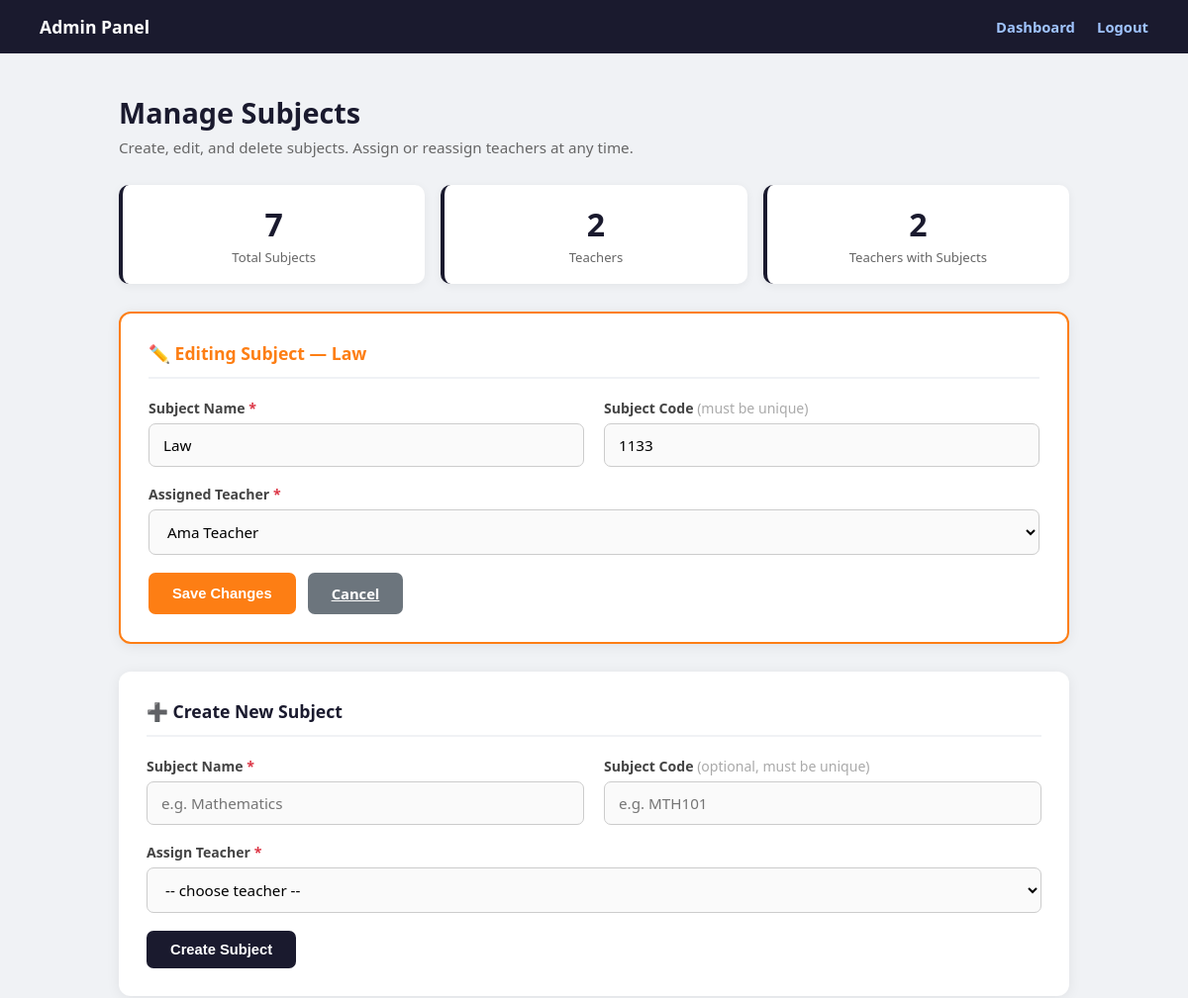
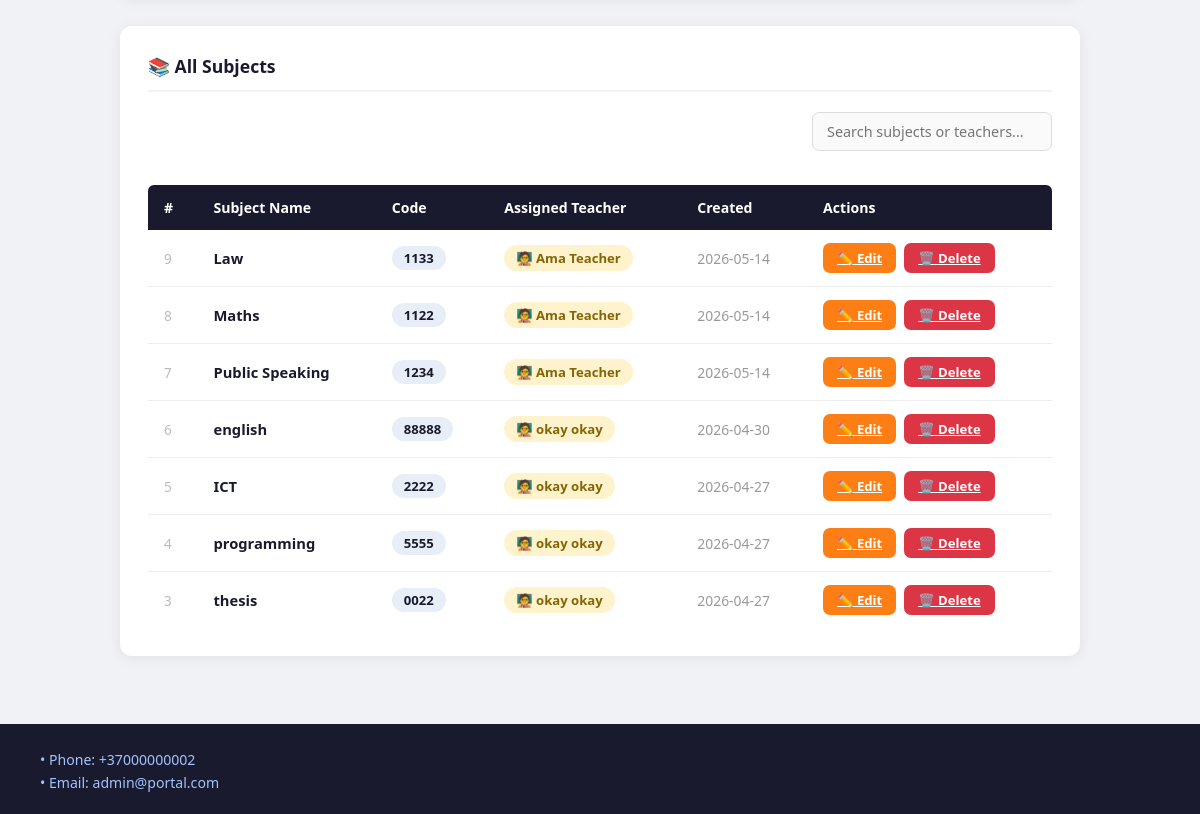
The page /manage_subjects.php?edit_id=9 (signed in) on the database its author committed (2 pictures, top to bottom).
### tables this page shows
CREATE TABLE `subjects` (
  `id` int(11) NOT NULL,
  `subject_name` varchar(100) NOT NULL,
  `subject_code` varchar(20) DEFAULT NULL,
  `teacher_id` int(11) NOT NULL,
  `created_at` timestamp NOT NULL DEFAULT current_timestamp()
);

CREATE TABLE `users` (
  `id` int(11) NOT NULL COMMENT 'Unique ID for each user',
  `username` varchar(50) NOT NULL COMMENT 'User''s login name',
  `password` varchar(255) NOT NULL COMMENT 'User''s password',
  `name` varchar(100) DEFAULT NULL COMMENT 'User''s first name',
  `surname` varchar(100) DEFAULT NULL COMMENT 'User''s last name',
  `birth_year` year(4) DEFAULT NULL COMMENT 'User''s year of birth',
  `description` text DEFAULT NULL COMMENT 'A long text about the user',
  `photo` varchar(255) DEFAULT NULL COMMENT 'The file path of the user''s photo',
  `role` enum('student','teacher') NOT NULL DEFAULT 'student'
);

### manage_subjects.php (the view, shortened to what this page needs)
<?php
require_once 'config.php';
$edit_subject = null;
$teachers = [];
$res = $conn->query("SELECT id, username, name, surname FROM users WHERE role = 'teacher' ORDER BY username ASC");
while ($row = $res->fetch_assoc()) $teachers[] = $row;
if (isset($_GET["edit_id"])) {
    $edit_id = (int)$_GET["edit_id"];
    $stmt = $conn->prepare("SELECT id, subject_name, subject_code, teacher_id FROM subjects WHERE id = ?");
    $stmt->bind_param("i", $edit_id);
    $stmt->execute();
    $edit_subject = $stmt->get_result()->fetch_assoc();
}
$sql = "SELECT s.id, s.subject_name, s.subject_code, s.created_at,
               u.username AS teacher_username, u.name AS teacher_name, u.surname AS teacher_surname
        FROM subjects s
        JOIN users u ON u.id = s.teacher_id
        ORDER BY s.id DESC";
$subjects_res = $conn->query($sql);
$subjects = [];
while ($row = $subjects_res->fetch_assoc()) $subjects[] = $row;
?>
<!DOCTYPE html>
<html lang="en">
<head>
</head>
<body>
<div class="navbar">
    <div class="logo">Admin Panel</div>
    <div>
        <a href="admin_dashboard.php">Dashboard</a>
        <a href="admin_logout.php">Logout</a>
    </div>
</div>
<div class="container">
    <div class="page-title">
        <h1>Manage Subjects</h1>
        <p>Create, edit, and delete subjects. Assign or reassign teachers at any time.</p>
    </div>
    <div class="stats-bar">
        <div class="stat">
            <div class="num"><?php echo count($subjects); ?></div>
            <div class="lbl">Total Subjects</div>
        </div>
        <div class="stat">
            <div class="num"><?php echo count($teachers); ?></div>
            <div class="lbl">Teachers</div>
        </div>
        <div class="stat">
            <div class="num"><?php echo count(array_unique(array_column($subjects, 'teacher_username'))); ?></div>
            <div class="lbl">Teachers with Subjects</div>
        </div>
    </div>
    <?php if ($edit_subject): ?>
    <div class="card editing">
        <h2>✏️ Editing Subject — <?php echo htmlspecialchars($edit_subject['subject_name']); ?></h2>
        <form method="post">
            <div class="form-grid">
                <div>
                    <label>Subject Name <span style="color:#dc3545;">*</span></label>
                    <input type="text" name="subject_name" value="<?php echo htmlspecialchars($edit_subject['subject_name']); ?>" required>
                </div>
                <div>
                    <label>Subject Code <span style="color:#aaa;font-weight:400;">(must be unique)</span></label>
                    <input type="text" name="subject_code" value="<?php echo htmlspecialchars($edit_subject['subject_code'] ?? ''); ?>">
                </div>
                <div class="form-full">
                    <label>Assigned Teacher <span style="color:#dc3545;">*</span></label>
                    <select name="teacher_id" required>
                        <?php foreach ($teachers as $t):
                            $full  = trim(($t['name'] ?? '') . ' ' . ($t['surname'] ?? ''));
                            $label = $t['username'] . ($full ? " ($full)" : "");
                        ?>
                            <option value="<?php echo (int)$t['id']; ?>" <?php echo ($t['id'] == $edit_subject['teacher_id']) ? 'selected' : ''; ?>>
                                <?php echo htmlspecialchars($label); ?>
                            </option>
                        <?php endforeach; ?>
                    </select>
                </div>
            </div>
            <div style="display:flex;gap:12px;">
                <button type="submit" class="btn btn-warning">Save Changes</button>
                <a href="manage_subjects.php" class="btn btn-secondary">Cancel</a>
            </div>
        </form>
    </div>
    <?php endif; ?>
    <div class="card">
        <h2>➕ Create New Subject</h2>
        <form method="post">
            <div class="form-grid">
                <div>
                    <label>Subject Name <span style="color:#dc3545;">*</span></label>
                    <input type="text" name="subject_name" placeholder="e.g. Mathematics" required>
                </div>
                <div>
                    <label>Subject Code <span style="color:#aaa;font-weight:400;">(optional, must be unique)</span></label>
                    <input type="text" name="subject_code" placeholder="e.g. MTH101">
                </div>
                <div class="form-full">
                    <label>Assign Teacher <span style="color:#dc3545;">*</span></label>
                    <select name="teacher_id" required>
                        <option value="">-- choose teacher --</option>
                    </select>
                </div>
            </div>
            <button type="submit" class="btn btn-primary">Create Subject</button>
        </form>
    </div>
    <div class="card">
        <h2>📚 All Subjects</h2>
        <?php if (count($subjects) === 0): ?>
            <div class="empty">
                <div class="icon">📭</div>
                <p>No subjects have been created yet.</p>
            </div>
        <?php else: ?>
        <div class="search-row">
            <input type="text" id="searchInput" placeholder="Search subjects or teachers..." onkeyup="filterTable()">
        </div>
        <table id="subjectsTable">
            <thead>
                <tr>
                    <th>#</th>
                    <th>Subject Name</th>
                    <th>Code</th>
                    <th>Assigned Teacher</th>
                    <th>Created</th>
                    <th>Actions</th>
                </tr>
            </thead>
            <tbody>
                <?php foreach ($subjects as $row):
                    $teacher_full  = trim(($row['teacher_name'] ?? '') . ' ' . ($row['teacher_surname'] ?? ''));
                    $teacher_label = $teacher_full ?: $row['teacher_username'];
                ?>
                <tr>
                    <td style="color:#bbb;font-size:0.85rem;"><?php echo (int)$row['id']; ?></td>
                    <td><span class="subject-name"><?php echo htmlspecialchars($row['subject_name']); ?></span></td>
                    <td>
                        <?php if (!empty($row['subject_code'])): ?>
                            <span class="code-badge"><?php echo htmlspecialchars($row['subject_code']); ?></span>
                        <?php else: ?>
                            <span class="code-none">—</span>
                        <?php endif; ?>
                    </td>
                    <td><span class="teacher-badge">🧑‍🏫 <?php echo htmlspecialchars($teacher_label); ?></span></td>
                    <td class="date-cell"><?php echo htmlspecialchars(substr($row['created_at'], 0, 10)); ?></td>
                    <td>
                        <div class="actions">
                            <a href="manage_subjects.php?edit_id=<?php echo (int)$row['id']; ?>" class="btn btn-warning btn-sm">✏️ Edit</a>
                            <a href="manage_subjects.php?delete_id=<?php echo (int)$row['id']; ?>"
                               class="btn btn-danger btn-sm"
                               onclick="return confirm('Delete subject \'<?php echo htmlspecialchars(addslashes($row['subject_name'])); ?>\'?\n\nThis will also remove all enrollments, attendance records, and grades linked to this subject. This cannot be undone.')">
                               🗑️ Delete
                            </a>
                        </div>
                    </td>
                </tr>
                <?php endforeach; ?>
            </tbody>
        </table>
        <?php endif; ?>
    </div>
</div>
<div class="footer">
    <p>• Phone: +37000000002</p>
    <p>• Email: admin@portal.com</p>
</div>
</body>
</html>

### manage_subjects.php (style rules this page uses)
* { box-sizing: border-box; margin: 0; padding: 0; }
body { font-family: 'Segoe UI', Arial, sans-serif; background: #f0f2f5; min-height: 100vh; display: flex; flex-direction: column; }
.navbar { background: #1a1a2e; color: white; padding: 15px 40px; display: flex; justify-content: space-between; align-items: center; }
.navbar .logo { font-size: 1.1rem; font-weight: 700; }
.navbar a { color: #a0c4ff; text-decoration: none; margin-left: 18px; font-weight: 600; font-size: 0.92rem; }
.container { max-width: 1000px; margin: 40px auto; padding: 0 20px; flex: 1; width: 100%; }
.page-title { margin-bottom: 28px; }
.page-title h1 { font-size: 1.8rem; color: #1a1a2e; }
.page-title p { color: #666; margin-top: 6px; font-size: 0.95rem; }
.stats-bar { display: flex; gap: 16px; margin-bottom: 28px; flex-wrap: wrap; }
.stat { background: white; border-radius: 10px; padding: 18px 24px; flex: 1; min-width: 130px; text-align: center; box-shadow: 0 2px 10px rgba(0,0,0,0.06); border-left: 4px solid #1a1a2e; }
.stat .num { font-size: 2rem; font-weight: 800; color: #1a1a2e; }
.stat .lbl { font-size: 0.82rem; color: #666; margin-top: 3px; }
.card { background: white; border-radius: 12px; padding: 28px; box-shadow: 0 2px 14px rgba(0,0,0,0.07); margin-bottom: 28px; }
.card h2 { font-size: 1.1rem; color: #1a1a2e; font-weight: 700; margin-bottom: 20px; padding-bottom: 12px; border-bottom: 2px solid #f0f2f5; }
.form-grid { display: grid; grid-template-columns: 1fr 1fr; gap: 0 20px; }
.form-full { grid-column: 1 / -1; }
label { display: block; font-weight: 600; color: #444; font-size: 0.88rem; margin-bottom: 6px; }
input[type="text"], select { width: 100%; padding: 11px 14px; border: 1px solid #ccc; border-radius: 7px; font-size: 0.95rem; margin-bottom: 18px; background: #fafafa; font-family: inherit; transition: border-color 0.15s; }
.btn { padding: 11px 24px; border: none; border-radius: 7px; cursor: pointer; font-size: 0.92rem; font-weight: 700; transition: opacity 0.15s; }
.btn-primary { background: #1a1a2e; color: white; }
.btn-warning { background: #fd7e14; color: white; }
.btn-danger { background: #dc3545; color: white; }
.btn-secondary { background: #6c757d; color: white; }
.btn-sm { padding: 6px 14px; font-size: 0.82rem; }
table { width: 100%; border-collapse: collapse; }
thead tr { background: #1a1a2e; }
thead th { color: white; padding: 13px 16px; text-align: left; font-size: 0.88rem; font-weight: 700; }
thead th:first-child { border-radius: 6px 0 0 0; }
thead th:last-child { border-radius: 0 6px 0 0; }
tbody tr { border-bottom: 1px solid #eee; transition: background 0.1s; }
tbody tr:last-child { border-bottom: none; }
tbody td { padding: 13px 16px; font-size: 0.92rem; color: #333; vertical-align: middle; }
.subject-name { font-weight: 700; color: #1a1a2e; }
.code-badge { display: inline-block; background: #e8eef8; color: #1a1a2e; padding: 3px 12px; border-radius: 20px; font-size: 0.82rem; font-weight: 700; }
.teacher-badge { display: inline-flex; align-items: center; gap: 6px; background: #fff3cd; color: #856404; padding: 4px 12px; border-radius: 20px; font-size: 0.82rem; font-weight: 700; }
.date-cell { color: #999; font-size: 0.87rem; }
.actions { display: flex; gap: 8px; flex-wrap: wrap; }
.search-row { display: flex; justify-content: flex-end; margin-bottom: 16px; }
.search-row input { padding: 9px 14px; border: 1px solid #ddd; border-radius: 7px; font-size: 0.9rem; width: 240px; background: #fafafa; }
.card.editing { border: 2px solid #fd7e14; }
.card.editing h2 { color: #fd7e14; }
.footer { background: #1a1a2e; color: #a0c4ff; padding: 22px 40px; font-size: 0.88rem; }
.footer p { margin-top: 4px; }

### rows shown on the page
subjects: subject_name "Law", subject_code "1133", teacher_id "Ama Teacher", id "9", teacher.username "Ama Teacher", created_at "2026-05-14"
subjects: id "8", subject_name "Maths", subject_code "1122", teacher.username "Ama Teacher", created_at "2026-05-14"
subjects: id "7", subject_name "Public Speaking", subject_code "1234", teacher.username "Ama Teacher", created_at "2026-05-14"
subjects: id "6", subject_name "english", subject_code "88888", teacher.surname "okay okay", created_at "2026-04-30"
subjects: id "5", subject_name "ICT", subject_code "2222", teacher.surname "okay okay", created_at "2026-04-27"
subjects: id "4", subject_name "programming", subject_code "5555", teacher.surname "okay okay", created_at "2026-04-27"
subjects: id "3", subject_name "thesis", subject_code "0022", teacher.surname "okay okay", created_at "2026-04-27"

### other values the page prints
count($subjects) "7"
count($teachers) "2"
count(array_unique(array_column($subjects, 'teacher_username'))) "2"
